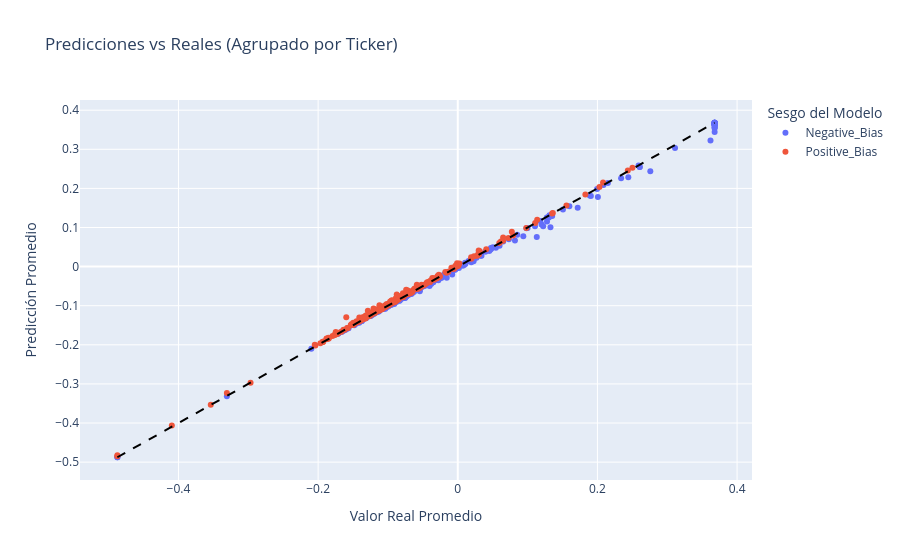

Notebook cell for this chart:
### Markdown cell above
Se generan 2 clusters segun las predicciones:
* Positive_Bias: si los residuos son mayores o iguales a cero.
* Negative_Bias: si los residuos son menores a cero.

### Code cell
# Se dividen los datos para predecir el valor de la última fecha disponible para cada ticker en el conjunto de test
X_train = X.iloc[:-len(df['Ticker'].unique())]  # Todos menos la última fecha de cada ticker
y_train = y.iloc[:-len(df['Ticker'].unique())]
X_test = X.iloc[-len(df['Ticker'].unique()):]   # Solo la última fecha de cada ticker
y_test = y.iloc[-len(df['Ticker'].unique()):]

# Recuperar el ticker usando el indice de y_test
tickers_test = df.loc[y_test.index, 'Ticker']

# Predicciones en el conjunto de test
y_pred = pipe.predict(X_test)

# Consolidar resultados individuales en un DataFrame
resultados_df = pd.DataFrame({
    'Ticker': tickers_test,
    'Predicho': y_pred,
    'Real': y_test
})

# Calcular el residuo para cada predicción
resultados_df['Residuo'] = resultados_df['Predicho'] - resultados_df['Real']

# Agrupar por ticker
resultados_agrupados = resultados_df.groupby('Ticker')[['Predicho', 'Real', 'Residuo']].mean()

# Generar el Cluster sobre el promedio de los residuos
resultados_agrupados['Cluster'] = ['Positive_Bias' if r >= 0 else 'Negative_Bias' 
                                   for r in resultados_agrupados['Residuo']]

# Visualizar
fig = px.scatter(
    resultados_agrupados, 
    x='Real', 
    y='Predicho', 
    color='Cluster',
    hover_name=resultados_agrupados.index, 
    labels={'Real':'Valor Real Promedio', 'Predicho':'Predicción Promedio', 'Cluster':'Sesgo del Modelo'},
    title='Predicciones vs Reales (Agrupado por Ticker)'
)

# Línea de identidad perfecta
min_val = resultados_agrupados['Real'].min()
max_val = resultados_agrupados['Real'].max()
fig.add_shape(type='line', x0=min_val, y0=min_val, x1=max_val, y1=max_val,
              line=dict(color='black', dash='dash', width=2))
fig.show()

# Estadísticas por cluster a nivel Ticker
over_mask = resultados_agrupados['Cluster'] == 'Positive_Bias'
under_mask = resultados_agrupados['Cluster'] == 'Negative_Bias'

print("\nEstadísticas por cluster (a nivel de Ticker):")
print(f"Overprediction: {over_mask.sum()} tickers, residuo medio global: {resultados_agrupados.loc[over_mask, 'Residuo'].mean():.4f}")
print(f"Underprediction: {under_mask.sum()} tickers, residuo medio global: {resultados_agrupados.loc[under_mask, 'Residuo'].mean():.4f}")

### Figure 1 — Plotly figure (JSON) as saved in the notebook; plotly's stock layout.template omitted (floating-point values rounded to 4 significant figures; data arrays with more than 128 entries replaced by an {"elided": "..."} marker saying what was removed)
{"data": [{"hovertemplate": "<b>%{hovertext}</b><br><br>Sesgo del Modelo=Negative_Bias<br>Valor Real Promedio=%{x}<br>Predicción Promedio=%{y}<extra></extra>", "hovertext": {"elided": "208 str values"}, "legendgroup": "Negative_Bias", "marker": {"color": "#636efa", "symbol": "circle"}, "mode": "markers", "name": "Negative_Bias", "orientation": "v", "showlegend": true, "type": "scatter", "x": {"elided": "208 float values"}, "xaxis": "x", "y": {"elided": "208 float values"}, "yaxis": "y"}, {"hovertemplate": "<b>%{hovertext}</b><br><br>Sesgo del Modelo=Positive_Bias<br>Valor Real Promedio=%{x}<br>Predicción Promedio=%{y}<extra></extra>", "hovertext": {"elided": "245 str values"}, "legendgroup": "Positive_Bias", "marker": {"color": "#EF553B", "symbol": "circle"}, "mode": "markers", "name": "Positive_Bias", "orientation": "v", "showlegend": true, "type": "scatter", "x": {"elided": "245 float values"}, "xaxis": "x", "y": {"elided": "245 float values"}, "yaxis": "y"}], "layout": {"legend": {"title": {"text": "Sesgo del Modelo"}, "tracegroupgap": 0}, "shapes": [{"line": {"color": "black", "dash": "dash", "width": 2}, "type": "line", "x0": -0.4875, "x1": 0.3679, "y0": -0.4875, "y1": 0.3679}], "title": {"text": "Predicciones vs Reales (Agrupado por Ticker)"}, "xaxis": {"anchor": "y", "domain": [0, 1], "title": {"text": "Valor Real Promedio"}}, "yaxis": {"anchor": "x", "domain": [0, 1], "title": {"text": "Predicción Promedio"}}}}
